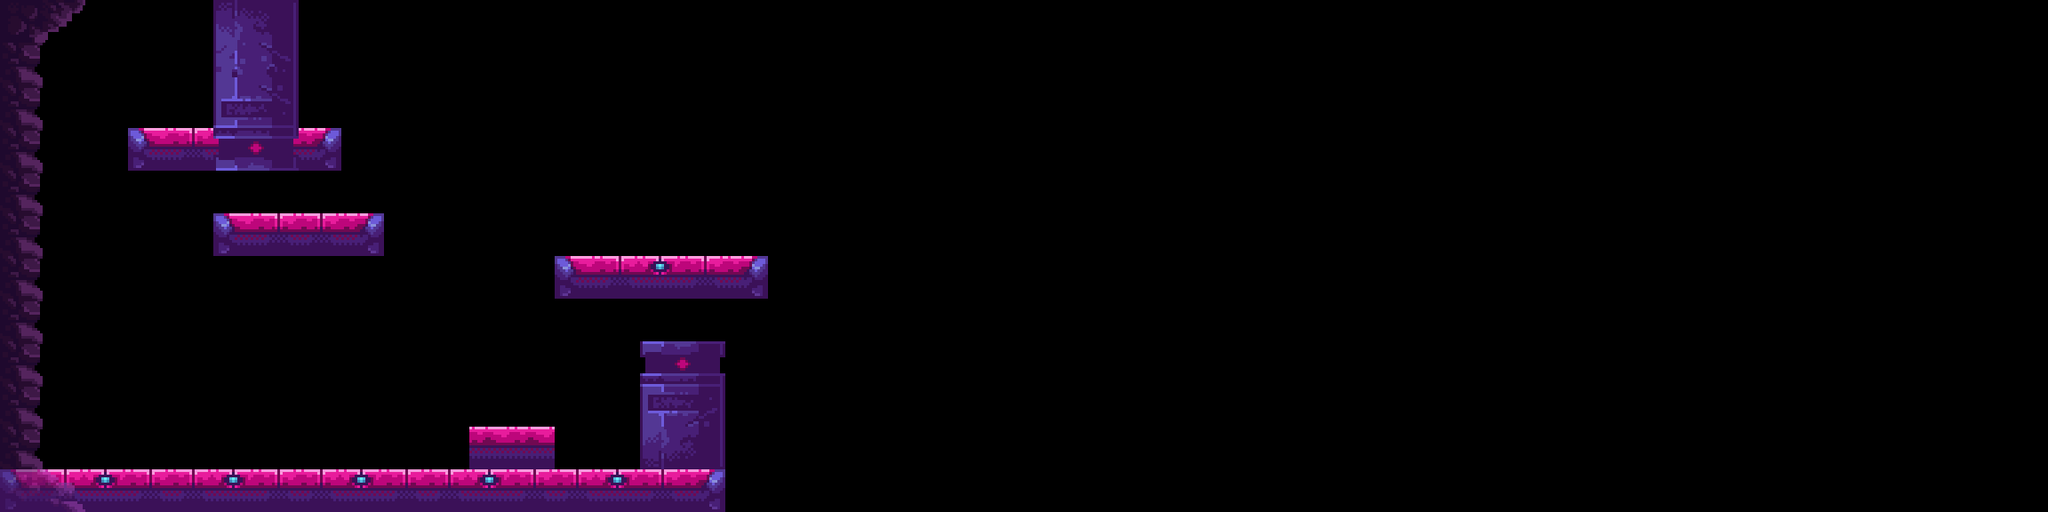

A level layout from a 2D game, rendered from its tile map. Below: a short description, then the map file with its tile-grid data intact:
An orthogonal 48x12 tile map with 48x48 px tiles, 5 tile layers (hide_objects, ground, isGround, front_objects, ...), 2 tilesets.

<map version="1.2" tiledversion="1.2.5" orientation="orthogonal" renderorder="right-down" width="48" height="12" tilewidth="48" tileheight="48" infinite="0" nextlayerid="7" nextobjectid="1">
 <tileset firstgid="1" source="tiles.tsx" />
 <tileset firstgid="289" source="walls.tsx" />
 <layer id="5" name="hide_objects" width="48" height="12">
  <data encoding="csv">
0,0,0,0,0,0,0,0,0,0,0,0,0,0,0,0,0,0,0,0,0,0,0,0,0,0,0,0,0,0,0,0,0,0,0,0,0,0,0,0,0,0,0,0,0,0,0,0,
0,0,0,0,0,0,0,0,0,0,0,0,0,0,0,0,0,0,0,0,0,0,0,0,0,0,0,0,0,0,0,0,0,0,0,0,0,0,0,0,0,0,0,0,0,0,0,0,
0,0,0,0,0,0,0,0,0,0,0,0,0,0,0,0,0,0,0,0,0,0,0,0,0,0,0,0,0,0,0,0,0,0,0,0,0,0,0,0,0,0,0,0,0,0,0,0,
0,0,0,0,0,0,0,0,0,0,0,0,0,0,0,0,0,0,0,0,0,0,0,0,0,0,0,0,0,0,0,0,0,0,0,0,0,0,0,0,0,0,0,0,0,0,0,0,
0,0,0,0,0,0,0,0,0,0,0,0,0,0,0,0,0,0,0,0,0,0,0,0,0,0,0,0,0,0,0,0,0,0,0,0,0,0,0,0,0,0,0,0,0,0,0,0,
0,0,0,0,0,0,0,0,0,0,0,0,0,0,0,0,0,0,0,0,0,0,0,0,0,0,0,0,0,0,0,0,0,0,0,0,0,0,0,0,0,0,0,0,0,0,0,0,
0,0,0,0,0,0,0,0,0,0,0,0,0,0,0,0,0,0,0,0,0,0,0,0,0,0,0,0,0,0,0,0,0,0,0,0,0,0,0,0,0,0,0,0,0,0,0,0,
0,0,0,0,0,0,0,0,0,0,0,0,0,0,0,0,0,0,0,0,0,0,0,0,0,0,0,0,0,0,0,0,0,0,0,0,0,0,0,0,0,0,0,0,0,0,0,0,
0,0,0,0,0,0,0,0,0,0,0,0,0,0,0,0,0,0,0,0,0,0,0,0,0,0,0,0,0,0,0,0,0,0,0,0,0,0,0,0,0,0,0,0,0,0,0,0,
0,0,0,0,0,0,0,0,0,0,0,0,0,0,0,0,0,0,0,0,0,0,0,0,0,0,0,0,0,0,0,0,0,0,0,0,0,0,0,0,0,0,0,0,0,0,0,0,
0,0,0,0,0,0,0,0,0,0,0,0,0,0,0,0,0,0,0,0,0,0,0,0,0,0,0,0,0,0,0,0,0,0,0,0,0,0,0,0,0,0,0,0,0,0,0,0,
0,0,0,0,0,0,0,0,0,0,0,0,0,0,0,0,0,0,0,0,0,0,0,0,0,0,0,0,0,0,0,0,0,0,0,0,0,0,0,0,0,0,0,0,0,0,0,0
</data>
 </layer>
 <layer id="1" name="ground" width="48" height="12">
  <data encoding="csv">
0,0,0,0,0,0,0,0,0,0,0,0,0,0,0,0,0,0,0,0,0,0,0,0,0,0,0,0,0,0,0,0,0,0,0,0,0,0,0,0,0,0,0,0,0,0,0,0,
0,0,0,0,0,0,0,0,0,0,0,0,0,0,0,0,0,0,0,0,0,0,0,0,0,0,0,0,0,0,0,0,0,0,0,0,0,0,0,0,0,0,0,0,0,0,0,0,
0,0,0,0,0,0,0,0,0,0,0,0,0,0,0,0,0,0,0,0,0,0,0,0,0,0,0,0,0,0,0,0,0,0,0,0,0,0,0,0,0,0,0,0,0,0,0,0,
0,0,0,27,28,29,30,31,0,0,0,0,0,0,0,0,0,0,0,0,0,0,0,0,0,0,0,0,0,0,0,0,0,0,0,0,0,0,0,0,0,0,0,0,0,0,0,0,
0,0,0,0,0,0,0,0,0,0,0,0,0,0,0,0,0,0,0,0,0,0,0,0,0,0,0,0,0,0,0,0,0,0,0,0,0,0,0,0,0,0,0,0,0,0,0,0,
0,0,0,0,26,27,28,30,31,0,0,0,0,0,0,0,0,0,0,0,0,0,0,0,0,0,0,0,0,0,0,0,0,0,0,0,0,0,0,0,0,0,0,0,0,0,0,0,
0,0,0,0,0,0,0,0,0,0,0,0,0,27,28,29,30,31,0,0,0,0,0,0,0,0,0,0,0,0,0,0,0,0,0,0,0,0,0,0,0,0,0,0,0,0,0,0,
0,0,0,0,0,0,0,0,0,0,0,0,0,0,0,0,0,0,0,0,0,0,0,0,0,0,0,0,0,0,0,0,0,0,0,0,0,0,0,0,0,0,0,0,0,0,0,0,
0,0,0,0,0,0,0,0,0,0,0,0,0,0,0,187,188,0,0,0,0,0,0,0,0,0,0,0,0,0,0,0,0,0,0,0,0,0,0,0,0,0,0,0,0,0,0,0,
0,0,0,0,0,0,0,0,0,0,0,0,0,0,0,211,212,0,0,0,0,0,0,0,0,0,0,0,0,0,0,0,0,0,0,0,0,0,0,0,0,0,0,0,0,0,0,0,
0,0,0,0,0,0,0,0,0,0,0,33,33,0,0,259,260,0,0,0,0,0,0,0,0,0,0,0,0,0,0,0,0,0,0,0,0,0,0,0,0,0,0,0,0,0,0,0,
27,28,29,30,28,29,30,28,29,30,28,29,30,28,29,30,31,0,0,0,0,0,0,0,0,0,0,0,0,0,0,0,0,0,0,0,0,0,0,0,0,0,0,0,0,0,0,0
</data>
 </layer>
 <layer id="6" name="isGround" width="48" height="12">
  <data encoding="csv">
0,0,0,0,0,0,0,0,0,0,0,0,0,0,0,0,0,0,0,0,0,0,0,0,0,0,0,0,0,0,0,0,0,0,0,0,0,0,0,0,0,0,0,0,0,0,0,0,
0,0,0,0,0,0,0,0,0,0,0,0,0,0,0,0,0,0,0,0,0,0,0,0,0,0,0,0,0,0,0,0,0,0,0,0,0,0,0,0,0,0,0,0,0,0,0,0,
0,0,0,0,0,0,0,0,0,0,0,0,0,0,0,0,0,0,0,0,0,0,0,0,0,0,0,0,0,0,0,0,0,0,0,0,0,0,0,0,0,0,0,0,0,0,0,0,
0,0,0,0,0,0,0,0,0,0,0,0,0,0,0,0,0,0,0,0,0,0,0,0,0,0,0,0,0,0,0,0,0,0,0,0,0,0,0,0,0,0,0,0,0,0,0,0,
0,0,0,0,0,0,0,0,0,0,0,0,0,0,0,0,0,0,0,0,0,0,0,0,0,0,0,0,0,0,0,0,0,0,0,0,0,0,0,0,0,0,0,0,0,0,0,0,
0,0,0,0,0,0,0,0,0,0,0,0,0,0,0,0,0,0,0,0,0,0,0,0,0,0,0,0,0,0,0,0,0,0,0,0,0,0,0,0,0,0,0,0,0,0,0,0,
0,0,0,0,0,0,0,0,0,0,0,0,0,0,0,0,0,0,0,0,0,0,0,0,0,0,0,0,0,0,0,0,0,0,0,0,0,0,0,0,0,0,0,0,0,0,0,0,
0,0,0,0,0,0,0,0,0,0,0,0,0,0,0,0,0,0,0,0,0,0,0,0,0,0,0,0,0,0,0,0,0,0,0,0,0,0,0,0,0,0,0,0,0,0,0,0,
0,0,0,0,0,0,0,0,0,0,0,0,0,0,0,0,0,0,0,0,0,0,0,0,0,0,0,0,0,0,0,0,0,0,0,0,0,0,0,0,0,0,0,0,0,0,0,0,
0,0,0,0,0,0,0,0,0,0,0,0,0,0,0,0,0,0,0,0,0,0,0,0,0,0,0,0,0,0,0,0,0,0,0,0,0,0,0,0,0,0,0,0,0,0,0,0,
0,0,0,0,0,0,0,0,0,0,0,0,0,0,0,0,0,0,0,0,0,0,0,0,0,0,0,0,0,0,0,0,0,0,0,0,0,0,0,0,0,0,0,0,0,0,0,0,
0,0,0,0,0,0,0,0,0,0,0,0,0,0,0,0,0,0,0,0,0,0,0,0,0,0,0,0,0,0,0,0,0,0,0,0,0,0,0,0,0,0,0,0,0,0,0,0
</data>
 </layer>
 <layer id="2" name="front_objects" width="48" height="12">
  <data encoding="csv">
0,0,0,0,0,1073742083,1073742084,0,0,0,0,0,0,0,0,0,0,0,0,0,0,0,0,0,0,0,0,0,0,0,0,0,0,0,0,0,0,0,0,0,0,0,0,0,0,0,0,0,
0,0,0,0,0,1073742059,1073742060,0,0,0,0,0,0,0,0,0,0,0,0,0,0,0,0,0,0,0,0,0,0,0,0,0,0,0,0,0,0,0,0,0,0,0,0,0,0,0,0,0,
0,0,0,0,0,1073742035,1073742036,0,0,0,0,0,0,0,0,0,0,0,0,0,0,0,0,0,0,0,0,0,0,0,0,0,0,0,0,0,0,0,0,0,0,0,0,0,0,0,0,0,
0,0,0,0,0,1073742011,1073742012,0,0,0,0,0,0,0,0,0,0,0,0,0,0,0,0,0,0,0,0,0,0,0,0,0,0,0,0,0,0,0,0,0,0,0,0,0,0,0,0,0,
0,0,0,0,0,0,0,0,0,0,0,0,0,0,0,0,0,0,0,0,0,0,0,0,0,0,0,0,0,0,0,0,0,0,0,0,0,0,0,0,0,0,0,0,0,0,0,0,
0,0,0,0,0,0,0,0,0,0,0,0,0,0,0,0,0,0,0,0,0,0,0,0,0,0,0,0,0,0,0,0,0,0,0,0,0,0,0,0,0,0,0,0,0,0,0,0,
0,0,0,0,0,0,0,0,0,0,0,0,0,0,0,0,0,0,0,0,0,0,0,0,0,0,0,0,0,0,0,0,0,0,0,0,0,0,0,0,0,0,0,0,0,0,0,0,
0,0,0,0,0,0,0,0,0,0,0,0,0,0,0,0,0,0,0,0,0,0,0,0,0,0,0,0,0,0,0,0,0,0,0,0,0,0,0,0,0,0,0,0,0,0,0,0,
0,0,0,0,0,0,0,0,0,0,0,0,0,0,0,0,0,0,0,0,0,0,0,0,0,0,0,0,0,0,0,0,0,0,0,0,0,0,0,0,0,0,0,0,0,0,0,0,
0,0,0,0,0,0,0,0,0,0,0,0,0,0,0,0,0,0,0,0,0,0,0,0,0,0,0,0,0,0,0,0,0,0,0,0,0,0,0,0,0,0,0,0,0,0,0,0,
0,0,0,0,0,0,0,0,0,0,0,0,0,0,0,0,0,0,0,0,0,0,0,0,0,0,0,0,0,0,0,0,0,0,0,0,0,0,0,0,0,0,0,0,0,0,0,0,
0,0,0,0,0,0,0,0,0,0,0,0,0,0,0,0,0,0,0,0,0,0,0,0,0,0,0,0,0,0,0,0,0,0,0,0,0,0,0,0,0,0,0,0,0,0,0,0
</data>
 </layer>
 <layer id="3" name="clear" width="48" height="12" opacity="0.52">
  <data encoding="csv">
336,337,0,0,0,0,0,0,0,0,0,0,0,0,0,0,0,0,0,0,0,0,0,0,0,0,0,0,0,0,0,0,0,0,0,0,0,0,0,0,0,0,0,0,0,0,0,0,
346,0,0,0,0,0,0,0,0,0,0,0,0,0,0,0,0,0,0,0,0,0,0,0,0,0,0,0,0,0,0,0,0,0,0,0,0,0,0,0,0,0,0,0,0,0,0,0,
346,0,0,0,0,0,0,0,0,0,0,0,0,0,0,0,0,0,0,0,0,0,0,0,0,0,0,0,0,0,0,0,0,0,0,0,0,0,0,0,0,0,0,0,0,0,0,0,
346,0,0,0,0,0,0,0,0,0,0,0,0,0,0,0,0,0,0,0,0,0,0,0,0,0,0,0,0,0,0,0,0,0,0,0,0,0,0,0,0,0,0,0,0,0,0,0,
346,0,0,0,0,0,0,0,0,0,0,0,0,0,0,0,0,0,0,0,0,0,0,0,0,0,0,0,0,0,0,0,0,0,0,0,0,0,0,0,0,0,0,0,0,0,0,0,
346,0,0,0,0,0,0,0,0,0,0,0,0,0,0,0,0,0,0,0,0,0,0,0,0,0,0,0,0,0,0,0,0,0,0,0,0,0,0,0,0,0,0,0,0,0,0,0,
346,0,0,0,0,0,0,0,0,0,0,0,0,0,0,0,0,0,0,0,0,0,0,0,0,0,0,0,0,0,0,0,0,0,0,0,0,0,0,0,0,0,0,0,0,0,0,0,
346,0,0,0,0,0,0,0,0,0,0,0,0,0,0,0,0,0,0,0,0,0,0,0,0,0,0,0,0,0,0,0,0,0,0,0,0,0,0,0,0,0,0,0,0,0,0,0,
346,0,0,0,0,0,0,0,0,0,0,0,0,0,0,0,0,0,0,0,0,0,0,0,0,0,0,0,0,0,0,0,0,0,0,0,0,0,0,0,0,0,0,0,0,0,0,0,
346,0,0,0,0,0,0,0,0,0,0,0,0,0,0,0,0,0,0,0,0,0,0,0,0,0,0,0,0,0,0,0,0,0,0,0,0,0,0,0,0,0,0,0,0,0,0,0,
346,0,0,0,0,0,0,0,0,0,0,0,0,0,0,0,0,0,0,0,0,0,0,0,0,0,0,0,0,0,0,0,0,0,0,0,0,0,0,0,0,0,0,0,0,0,0,0,
356,357,0,0,0,0,0,0,0,0,0,0,0,0,0,0,0,0,0,0,0,0,0,0,0,0,0,0,0,0,0,0,0,0,0,0,0,0,0,0,0,0,0,0,0,0,0,0
</data>
 </layer>
</map>
